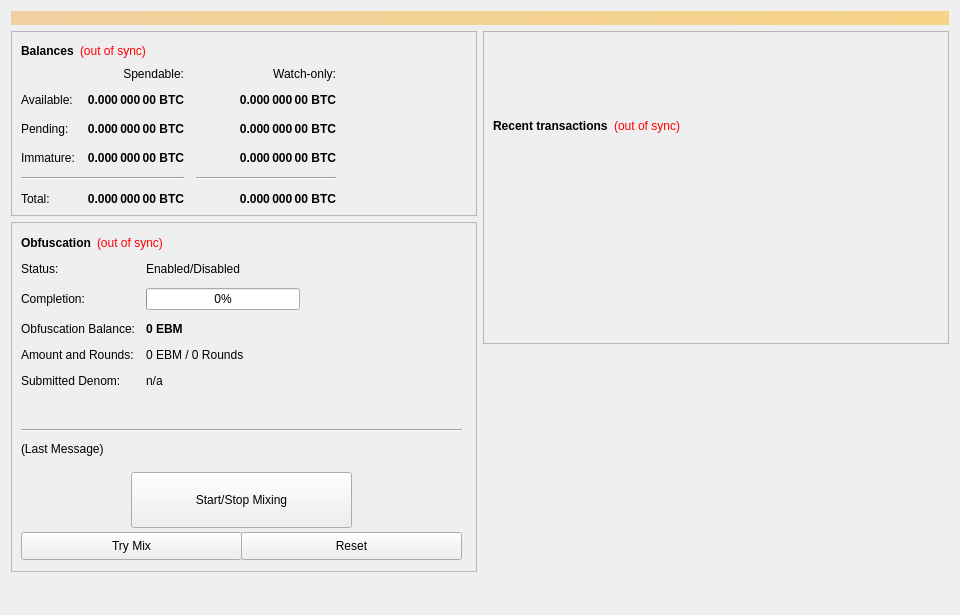
<?xml version="1.0" encoding="UTF-8"?>
<ui version="4.0">
 <class>OverviewPage</class>
 <widget class="QWidget" name="OverviewPage">
  <property name="geometry">
   <rect>
    <x>0</x>
    <y>0</y>
    <width>960</width>
    <height>615</height>
   </rect>
  </property>
  <property name="minimumSize">
   <size>
    <width>960</width>
    <height>0</height>
   </size>
  </property>
  <property name="windowTitle">
   <string>Form</string>
  </property>
  <layout class="QVBoxLayout" name="topLayout">
   <item>
    <widget class="QLabel" name="labelAlerts">
     <property name="visible">
      <bool>false</bool>
     </property>
     <property name="styleSheet">
      <string notr="true">background-color: qlineargradient(x1: 0, y1: 0, x2: 1, y2: 0, stop:0 #F0D0A0, stop:1 #F8D488); color:#000000;</string>
     </property>
     <property name="wordWrap">
      <bool>true</bool>
     </property>
     <property name="margin">
      <number>3</number>
     </property>
    </widget>
   </item>
   <item>
    <layout class="QHBoxLayout" name="horizontalLayout" stretch="1,1">
     <item>
      <layout class="QVBoxLayout" name="verticalLayout_2">
       <item>
        <widget class="QFrame" name="frame">
         <property name="frameShape">
          <enum>QFrame::StyledPanel</enum>
         </property>
         <property name="frameShadow">
          <enum>QFrame::Raised</enum>
         </property>
         <layout class="QVBoxLayout" name="verticalLayout_4">
          <item>
           <layout class="QHBoxLayout" name="horizontalLayout_4">
            <item>
             <widget class="QLabel" name="label_5">
              <property name="font">
               <font>
                <weight>75</weight>
                <bold>true</bold>
               </font>
              </property>
              <property name="text">
               <string>Balances</string>
              </property>
             </widget>
            </item>
            <item>
             <widget class="QLabel" name="labelWalletStatus">
              <property name="cursor">
               <cursorShape>WhatsThisCursor</cursorShape>
              </property>
              <property name="toolTip">
               <string>The displayed information may be out of date. Your wallet automatically synchronizes with the EblockmailCoin network after a connection is established, but this process has not completed yet.</string>
              </property>
              <property name="styleSheet">
               <string notr="true">QLabel { color: red; }</string>
              </property>
              <property name="text">
               <string notr="true">(out of sync)</string>
              </property>
              <property name="alignment">
               <set>Qt::AlignLeading|Qt::AlignLeft|Qt::AlignVCenter</set>
              </property>
             </widget>
            </item>
            <item>
             <spacer name="horizontalSpacer_3">
              <property name="orientation">
               <enum>Qt::Horizontal</enum>
              </property>
              <property name="sizeHint" stdset="0">
               <size>
                <width>40</width>
                <height>20</height>
               </size>
              </property>
             </spacer>
            </item>
           </layout>
          </item>
          <item>
           <layout class="QGridLayout" name="gridLayout">
            <property name="spacing">
             <number>12</number>
            </property>
            <item row="2" column="2">
             <widget class="QLabel" name="labelWatchPending">
              <property name="font">
               <font>
                <weight>75</weight>
                <bold>true</bold>
               </font>
              </property>
              <property name="cursor">
               <cursorShape>IBeamCursor</cursorShape>
              </property>
              <property name="toolTip">
               <string>Unconfirmed transactions to watch-only addresses</string>
              </property>
              <property name="text">
               <string notr="true">0.000 000 00 BTC</string>
              </property>
              <property name="alignment">
               <set>Qt::AlignRight|Qt::AlignTrailing|Qt::AlignVCenter</set>
              </property>
              <property name="textInteractionFlags">
               <set>Qt::LinksAccessibleByMouse|Qt::TextSelectableByKeyboard|Qt::TextSelectableByMouse</set>
              </property>
             </widget>
            </item>
            <item row="2" column="1">
             <widget class="QLabel" name="labelUnconfirmed">
              <property name="font">
               <font>
                <weight>75</weight>
                <bold>true</bold>
               </font>
              </property>
              <property name="cursor">
               <cursorShape>IBeamCursor</cursorShape>
              </property>
              <property name="toolTip">
               <string>Total of transactions that have yet to be confirmed, and do not yet count toward the spendable balance</string>
              </property>
              <property name="text">
               <string notr="true">0.000 000 00 BTC</string>
              </property>
              <property name="alignment">
               <set>Qt::AlignRight|Qt::AlignTrailing|Qt::AlignVCenter</set>
              </property>
              <property name="textInteractionFlags">
               <set>Qt::LinksAccessibleByMouse|Qt::TextSelectableByKeyboard|Qt::TextSelectableByMouse</set>
              </property>
             </widget>
            </item>
            <item row="3" column="2">
             <widget class="QLabel" name="labelWatchImmature">
              <property name="font">
               <font>
                <weight>75</weight>
                <bold>true</bold>
               </font>
              </property>
              <property name="cursor">
               <cursorShape>IBeamCursor</cursorShape>
              </property>
              <property name="toolTip">
               <string>Staked or masternode rewards in watch-only addresses that has not yet matured</string>
              </property>
              <property name="text">
               <string notr="true">0.000 000 00 BTC</string>
              </property>
              <property name="alignment">
               <set>Qt::AlignRight|Qt::AlignTrailing|Qt::AlignVCenter</set>
              </property>
              <property name="textInteractionFlags">
               <set>Qt::LinksAccessibleByMouse|Qt::TextSelectableByKeyboard|Qt::TextSelectableByMouse</set>
              </property>
             </widget>
            </item>
            <item row="4" column="0" colspan="2">
             <widget class="Line" name="lineSpendableBalance">
              <property name="orientation">
               <enum>Qt::Horizontal</enum>
              </property>
             </widget>
            </item>
            <item row="4" column="2">
             <widget class="Line" name="lineWatchBalance">
              <property name="sizePolicy">
               <sizepolicy hsizetype="Preferred" vsizetype="Fixed">
                <horstretch>0</horstretch>
                <verstretch>0</verstretch>
               </sizepolicy>
              </property>
              <property name="minimumSize">
               <size>
                <width>140</width>
                <height>0</height>
               </size>
              </property>
              <property name="orientation">
               <enum>Qt::Horizontal</enum>
              </property>
             </widget>
            </item>
            <item row="5" column="0">
             <widget class="QLabel" name="labelTotalText">
              <property name="text">
               <string>Total:</string>
              </property>
             </widget>
            </item>
            <item row="3" column="1">
             <widget class="QLabel" name="labelImmature">
              <property name="font">
               <font>
                <weight>75</weight>
                <bold>true</bold>
               </font>
              </property>
              <property name="cursor">
               <cursorShape>IBeamCursor</cursorShape>
              </property>
              <property name="toolTip">
               <string>Staked or masternode rewards that has not yet matured</string>
              </property>
              <property name="text">
               <string notr="true">0.000 000 00 BTC</string>
              </property>
              <property name="alignment">
               <set>Qt::AlignRight|Qt::AlignTrailing|Qt::AlignVCenter</set>
              </property>
              <property name="textInteractionFlags">
               <set>Qt::LinksAccessibleByMouse|Qt::TextSelectableByKeyboard|Qt::TextSelectableByMouse</set>
              </property>
             </widget>
            </item>
            <item row="2" column="3">
             <spacer name="horizontalSpacer_2">
              <property name="orientation">
               <enum>Qt::Horizontal</enum>
              </property>
              <property name="sizeHint" stdset="0">
               <size>
                <width>40</width>
                <height>20</height>
               </size>
              </property>
             </spacer>
            </item>
            <item row="3" column="0">
             <widget class="QLabel" name="labelImmatureText">
              <property name="text">
               <string>Immature:</string>
              </property>
             </widget>
            </item>
            <item row="5" column="1">
             <widget class="QLabel" name="labelTotal">
              <property name="font">
               <font>
                <weight>75</weight>
                <bold>true</bold>
               </font>
              </property>
              <property name="cursor">
               <cursorShape>IBeamCursor</cursorShape>
              </property>
              <property name="toolTip">
               <string>Your current total balance</string>
              </property>
              <property name="text">
               <string notr="true">0.000 000 00 BTC</string>
              </property>
              <property name="alignment">
               <set>Qt::AlignRight|Qt::AlignTrailing|Qt::AlignVCenter</set>
              </property>
              <property name="textInteractionFlags">
               <set>Qt::LinksAccessibleByMouse|Qt::TextSelectableByKeyboard|Qt::TextSelectableByMouse</set>
              </property>
             </widget>
            </item>
            <item row="5" column="2">
             <widget class="QLabel" name="labelWatchTotal">
              <property name="font">
               <font>
                <weight>75</weight>
                <bold>true</bold>
               </font>
              </property>
              <property name="cursor">
               <cursorShape>IBeamCursor</cursorShape>
              </property>
              <property name="toolTip">
               <string>Current total balance in watch-only addresses</string>
              </property>
              <property name="text">
               <string notr="true">0.000 000 00 BTC</string>
              </property>
              <property name="alignment">
               <set>Qt::AlignRight|Qt::AlignTrailing|Qt::AlignVCenter</set>
              </property>
              <property name="textInteractionFlags">
               <set>Qt::LinksAccessibleByMouse|Qt::TextSelectableByKeyboard|Qt::TextSelectableByMouse</set>
              </property>
             </widget>
            </item>
            <item row="0" column="2">
             <widget class="QLabel" name="labelWatchonly">
              <property name="text">
               <string>Watch-only:</string>
              </property>
              <property name="alignment">
               <set>Qt::AlignRight|Qt::AlignTrailing|Qt::AlignVCenter</set>
              </property>
             </widget>
            </item>
            <item row="1" column="0">
             <widget class="QLabel" name="labelBalanceText">
              <property name="text">
               <string>Available:</string>
              </property>
             </widget>
            </item>
            <item row="1" column="1">
             <widget class="QLabel" name="labelBalance">
              <property name="font">
               <font>
                <weight>75</weight>
                <bold>true</bold>
               </font>
              </property>
              <property name="cursor">
               <cursorShape>IBeamCursor</cursorShape>
              </property>
              <property name="toolTip">
               <string>Your current spendable balance</string>
              </property>
              <property name="text">
               <string notr="true">0.000 000 00 BTC</string>
              </property>
              <property name="alignment">
               <set>Qt::AlignRight|Qt::AlignTrailing|Qt::AlignVCenter</set>
              </property>
              <property name="textInteractionFlags">
               <set>Qt::LinksAccessibleByMouse|Qt::TextSelectableByKeyboard|Qt::TextSelectableByMouse</set>
              </property>
             </widget>
            </item>
            <item row="1" column="2">
             <widget class="QLabel" name="labelWatchAvailable">
              <property name="font">
               <font>
                <weight>75</weight>
                <bold>true</bold>
               </font>
              </property>
              <property name="cursor">
               <cursorShape>IBeamCursor</cursorShape>
              </property>
              <property name="toolTip">
               <string>Your current balance in watch-only addresses</string>
              </property>
              <property name="text">
               <string notr="true">0.000 000 00 BTC</string>
              </property>
              <property name="alignment">
               <set>Qt::AlignRight|Qt::AlignTrailing|Qt::AlignVCenter</set>
              </property>
              <property name="textInteractionFlags">
               <set>Qt::LinksAccessibleByMouse|Qt::TextSelectableByKeyboard|Qt::TextSelectableByMouse</set>
              </property>
             </widget>
            </item>
            <item row="2" column="0">
             <widget class="QLabel" name="labelPendingText">
              <property name="text">
               <string>Pending:</string>
              </property>
             </widget>
            </item>
            <item row="0" column="1">
             <widget class="QLabel" name="labelSpendable">
              <property name="text">
               <string>Spendable:</string>
              </property>
              <property name="alignment">
               <set>Qt::AlignRight|Qt::AlignTrailing|Qt::AlignVCenter</set>
              </property>
             </widget>
            </item>
           </layout>
          </item>
         </layout>
        </widget>
       </item>
       <item>
        <widget class="QFrame" name="frameObfuscation">
         <property name="minimumSize">
          <size>
           <width>0</width>
           <height>350</height>
          </size>
         </property>
         <property name="layoutDirection">
          <enum>Qt::LeftToRight</enum>
         </property>
         <property name="frameShape">
          <enum>QFrame::StyledPanel</enum>
         </property>
         <property name="frameShadow">
          <enum>QFrame::Raised</enum>
         </property>
         <widget class="QWidget" name="formLayoutWidget">
          <property name="geometry">
           <rect>
            <x>10</x>
            <y>40</y>
            <width>451</width>
            <height>161</height>
           </rect>
          </property>
          <layout class="QFormLayout" name="formLayout">
           <property name="fieldGrowthPolicy">
            <enum>QFormLayout::AllNonFixedFieldsGrow</enum>
           </property>
           <property name="horizontalSpacing">
            <number>11</number>
           </property>
           <property name="verticalSpacing">
            <number>12</number>
           </property>
           <item row="0" column="0">
            <widget class="QLabel" name="label_6">
             <property name="text">
              <string>Status:</string>
             </property>
            </widget>
           </item>
           <item row="1" column="0">
            <widget class="QLabel" name="label_7">
             <property name="text">
              <string>Completion:</string>
             </property>
            </widget>
           </item>
           <item row="1" column="1">
            <widget class="QProgressBar" name="obfuscationProgress">
             <property name="maximumSize">
              <size>
               <width>154</width>
               <height>16777215</height>
              </size>
             </property>
             <property name="value">
              <number>0</number>
             </property>
            </widget>
           </item>
           <item row="2" column="0">
            <widget class="QLabel" name="labelAnonymizedText">
             <property name="text">
              <string>Obfuscation Balance:</string>
             </property>
            </widget>
           </item>
           <item row="2" column="1">
            <widget class="QLabel" name="labelAnonymized">
             <property name="font">
              <font>
               <weight>75</weight>
               <bold>true</bold>
              </font>
             </property>
             <property name="text">
              <string notr="true">0 EBM</string>
             </property>
            </widget>
           </item>
           <item row="3" column="0">
            <widget class="QLabel" name="label_8">
             <property name="text">
              <string>Amount and Rounds:</string>
             </property>
            </widget>
           </item>
           <item row="3" column="1">
            <widget class="QLabel" name="labelAmountRounds">
             <property name="text">
              <string>0 EBM / 0 Rounds</string>
             </property>
            </widget>
           </item>
           <item row="4" column="0">
            <widget class="QLabel" name="label_9">
             <property name="text">
              <string>Submitted Denom:</string>
             </property>
            </widget>
           </item>
           <item row="4" column="1">
            <widget class="QLabel" name="labelSubmittedDenom">
             <property name="toolTip">
              <string>The denominations you submitted to the Masternode.&lt;br&gt;To mix, other users must submit the exact same denominations.</string>
             </property>
             <property name="text">
              <string>n/a</string>
             </property>
            </widget>
           </item>
           <item row="0" column="1">
            <widget class="QLabel" name="obfuscationEnabled">
             <property name="text">
              <string>Enabled/Disabled</string>
             </property>
            </widget>
           </item>
          </layout>
         </widget>
         <widget class="QPushButton" name="runAutoDenom">
          <property name="geometry">
           <rect>
            <x>251</x>
            <y>17</y>
            <width>1</width>
            <height>1</height>
           </rect>
          </property>
          <property name="palette">
           <palette>
            <active>
             <colorrole role="WindowText">
              <brush brushstyle="SolidPattern">
               <color alpha="255">
                <red>0</red>
                <green>0</green>
                <blue>0</blue>
               </color>
              </brush>
             </colorrole>
             <colorrole role="Button">
              <brush brushstyle="SolidPattern">
               <color alpha="255">
                <red>239</red>
                <green>238</green>
                <blue>238</blue>
               </color>
              </brush>
             </colorrole>
             <colorrole role="Light">
              <brush brushstyle="SolidPattern">
               <color alpha="255">
                <red>255</red>
                <green>255</green>
                <blue>255</blue>
               </color>
              </brush>
             </colorrole>
             <colorrole role="Midlight">
              <brush brushstyle="SolidPattern">
               <color alpha="255">
                <red>247</red>
                <green>246</green>
                <blue>246</blue>
               </color>
              </brush>
             </colorrole>
             <colorrole role="Dark">
              <brush brushstyle="SolidPattern">
               <color alpha="255">
                <red>119</red>
                <green>119</green>
                <blue>119</blue>
               </color>
              </brush>
             </colorrole>
             <colorrole role="Mid">
              <brush brushstyle="SolidPattern">
               <color alpha="255">
                <red>159</red>
                <green>159</green>
                <blue>159</blue>
               </color>
              </brush>
             </colorrole>
             <colorrole role="Text">
              <brush brushstyle="SolidPattern">
               <color alpha="255">
                <red>0</red>
                <green>0</green>
                <blue>0</blue>
               </color>
              </brush>
             </colorrole>
             <colorrole role="BrightText">
              <brush brushstyle="SolidPattern">
               <color alpha="255">
                <red>255</red>
                <green>255</green>
                <blue>255</blue>
               </color>
              </brush>
             </colorrole>
             <colorrole role="ButtonText">
              <brush brushstyle="SolidPattern">
               <color alpha="255">
                <red>0</red>
                <green>0</green>
                <blue>0</blue>
               </color>
              </brush>
             </colorrole>
             <colorrole role="Base">
              <brush brushstyle="SolidPattern">
               <color alpha="255">
                <red>255</red>
                <green>255</green>
                <blue>255</blue>
               </color>
              </brush>
             </colorrole>
             <colorrole role="Window">
              <brush brushstyle="SolidPattern">
               <color alpha="255">
                <red>239</red>
                <green>238</green>
                <blue>238</blue>
               </color>
              </brush>
             </colorrole>
             <colorrole role="Shadow">
              <brush brushstyle="SolidPattern">
               <color alpha="255">
                <red>0</red>
                <green>0</green>
                <blue>0</blue>
               </color>
              </brush>
             </colorrole>
             <colorrole role="AlternateBase">
              <brush brushstyle="SolidPattern">
               <color alpha="255">
                <red>247</red>
                <green>246</green>
                <blue>246</blue>
               </color>
              </brush>
             </colorrole>
             <colorrole role="ToolTipBase">
              <brush brushstyle="SolidPattern">
               <color alpha="255">
                <red>255</red>
                <green>255</green>
                <blue>220</blue>
               </color>
              </brush>
             </colorrole>
             <colorrole role="ToolTipText">
              <brush brushstyle="SolidPattern">
               <color alpha="255">
                <red>0</red>
                <green>0</green>
                <blue>0</blue>
               </color>
              </brush>
             </colorrole>
            </active>
            <inactive>
             <colorrole role="WindowText">
              <brush brushstyle="SolidPattern">
               <color alpha="255">
                <red>0</red>
                <green>0</green>
                <blue>0</blue>
               </color>
              </brush>
             </colorrole>
             <colorrole role="Button">
              <brush brushstyle="SolidPattern">
               <color alpha="255">
                <red>239</red>
                <green>238</green>
                <blue>238</blue>
               </color>
              </brush>
             </colorrole>
             <colorrole role="Light">
              <brush brushstyle="SolidPattern">
               <color alpha="255">
                <red>255</red>
                <green>255</green>
                <blue>255</blue>
               </color>
              </brush>
             </colorrole>
             <colorrole role="Midlight">
              <brush brushstyle="SolidPattern">
               <color alpha="255">
                <red>247</red>
                <green>246</green>
                <blue>246</blue>
               </color>
              </brush>
             </colorrole>
             <colorrole role="Dark">
              <brush brushstyle="SolidPattern">
               <color alpha="255">
                <red>119</red>
                <green>119</green>
                <blue>119</blue>
               </color>
              </brush>
             </colorrole>
             <colorrole role="Mid">
              <brush brushstyle="SolidPattern">
               <color alpha="255">
                <red>159</red>
                <green>159</green>
                <blue>159</blue>
               </color>
              </brush>
             </colorrole>
             <colorrole role="Text">
              <brush brushstyle="SolidPattern">
               <color alpha="255">
                <red>0</red>
                <green>0</green>
                <blue>0</blue>
               </color>
              </brush>
             </colorrole>
             <colorrole role="BrightText">
              <brush brushstyle="SolidPattern">
               <color alpha="255">
                <red>255</red>
                <green>255</green>
                <blue>255</blue>
               </color>
              </brush>
             </colorrole>
             <colorrole role="ButtonText">
              <brush brushstyle="SolidPattern">
               <color alpha="255">
                <red>0</red>
                <green>0</green>
                <blue>0</blue>
               </color>
              </brush>
             </colorrole>
             <colorrole role="Base">
              <brush brushstyle="SolidPattern">
               <color alpha="255">
                <red>255</red>
                <green>255</green>
                <blue>255</blue>
               </color>
              </brush>
             </colorrole>
             <colorrole role="Window">
              <brush brushstyle="SolidPattern">
               <color alpha="255">
                <red>239</red>
                <green>238</green>
                <blue>238</blue>
               </color>
              </brush>
             </colorrole>
             <colorrole role="Shadow">
              <brush brushstyle="SolidPattern">
               <color alpha="255">
                <red>0</red>
                <green>0</green>
                <blue>0</blue>
               </color>
              </brush>
             </colorrole>
             <colorrole role="AlternateBase">
              <brush brushstyle="SolidPattern">
               <color alpha="255">
                <red>247</red>
                <green>246</green>
                <blue>246</blue>
               </color>
              </brush>
             </colorrole>
             <colorrole role="ToolTipBase">
              <brush brushstyle="SolidPattern">
               <color alpha="255">
                <red>255</red>
                <green>255</green>
                <blue>220</blue>
               </color>
              </brush>
             </colorrole>
             <colorrole role="ToolTipText">
              <brush brushstyle="SolidPattern">
               <color alpha="255">
                <red>0</red>
                <green>0</green>
                <blue>0</blue>
               </color>
              </brush>
             </colorrole>
            </inactive>
            <disabled>
             <colorrole role="WindowText">
              <brush brushstyle="SolidPattern">
               <color alpha="255">
                <red>119</red>
                <green>119</green>
                <blue>119</blue>
               </color>
              </brush>
             </colorrole>
             <colorrole role="Button">
              <brush brushstyle="SolidPattern">
               <color alpha="255">
                <red>239</red>
                <green>238</green>
                <blue>238</blue>
               </color>
              </brush>
             </colorrole>
             <colorrole role="Light">
              <brush brushstyle="SolidPattern">
               <color alpha="255">
                <red>255</red>
                <green>255</green>
                <blue>255</blue>
               </color>
              </brush>
             </colorrole>
             <colorrole role="Midlight">
              <brush brushstyle="SolidPattern">
               <color alpha="255">
                <red>247</red>
                <green>246</green>
                <blue>246</blue>
               </color>
              </brush>
             </colorrole>
             <colorrole role="Dark">
              <brush brushstyle="SolidPattern">
               <color alpha="255">
                <red>119</red>
                <green>119</green>
                <blue>119</blue>
               </color>
              </brush>
             </colorrole>
             <colorrole role="Mid">
              <brush brushstyle="SolidPattern">
               <color alpha="255">
                <red>159</red>
                <green>159</green>
                <blue>159</blue>
               </color>
              </brush>
             </colorrole>
             <colorrole role="Text">
              <brush brushstyle="SolidPattern">
               <color alpha="255">
                <red>119</red>
                <green>119</green>
                <blue>119</blue>
               </color>
              </brush>
             </colorrole>
             <colorrole role="BrightText">
              <brush brushstyle="SolidPattern">
               <color alpha="255">
                <red>255</red>
                <green>255</green>
                <blue>255</blue>
               </color>
              </brush>
             </colorrole>
             <colorrole role="ButtonText">
              <brush brushstyle="SolidPattern">
               <color alpha="255">
                <red>119</red>
                <green>119</green>
                <blue>119</blue>
               </color>
              </brush>
             </colorrole>
             <colorrole role="Base">
              <brush brushstyle="SolidPattern">
               <color alpha="255">
                <red>239</red>
                <green>238</green>
                <blue>238</blue>
               </color>
              </brush>
             </colorrole>
             <colorrole role="Window">
              <brush brushstyle="SolidPattern">
               <color alpha="255">
                <red>239</red>
                <green>238</green>
                <blue>238</blue>
               </color>
              </brush>
             </colorrole>
             <colorrole role="Shadow">
              <brush brushstyle="SolidPattern">
               <color alpha="255">
                <red>0</red>
                <green>0</green>
                <blue>0</blue>
               </color>
              </brush>
             </colorrole>
             <colorrole role="AlternateBase">
              <brush brushstyle="SolidPattern">
               <color alpha="255">
                <red>239</red>
                <green>238</green>
                <blue>238</blue>
               </color>
              </brush>
             </colorrole>
             <colorrole role="ToolTipBase">
              <brush brushstyle="SolidPattern">
               <color alpha="255">
                <red>255</red>
                <green>255</green>
                <blue>220</blue>
               </color>
              </brush>
             </colorrole>
             <colorrole role="ToolTipText">
              <brush brushstyle="SolidPattern">
               <color alpha="255">
                <red>0</red>
                <green>0</green>
                <blue>0</blue>
               </color>
              </brush>
             </colorrole>
            </disabled>
           </palette>
          </property>
          <property name="focusPolicy">
           <enum>Qt::NoFocus</enum>
          </property>
          <property name="autoFillBackground">
           <bool>true</bool>
          </property>
          <property name="text">
           <string/>
          </property>
          <property name="flat">
           <bool>true</bool>
          </property>
         </widget>
         <widget class="QPushButton" name="toggleObfuscation">
          <property name="geometry">
           <rect>
            <x>120</x>
            <y>250</y>
            <width>221</width>
            <height>56</height>
           </rect>
          </property>
          <property name="sizePolicy">
           <sizepolicy hsizetype="MinimumExpanding" vsizetype="Fixed">
            <horstretch>0</horstretch>
            <verstretch>0</verstretch>
           </sizepolicy>
          </property>
          <property name="text">
           <string>Start/Stop Mixing</string>
          </property>
         </widget>
         <widget class="Line" name="lineLastMessage">
          <property name="geometry">
           <rect>
            <x>10</x>
            <y>200</y>
            <width>441</width>
            <height>16</height>
           </rect>
          </property>
          <property name="orientation">
           <enum>Qt::Horizontal</enum>
          </property>
         </widget>
         <widget class="QLabel" name="obfuscationStatus">
          <property name="geometry">
           <rect>
            <x>10</x>
            <y>220</y>
            <width>451</width>
            <height>61</height>
           </rect>
          </property>
          <property name="minimumSize">
           <size>
            <width>288</width>
            <height>43</height>
           </size>
          </property>
          <property name="text">
           <string>(Last Message)</string>
          </property>
          <property name="alignment">
           <set>Qt::AlignLeading|Qt::AlignLeft|Qt::AlignTop</set>
          </property>
          <property name="wordWrap">
           <bool>true</bool>
          </property>
         </widget>
         <widget class="QPushButton" name="obfuscationAuto">
          <property name="geometry">
           <rect>
            <x>10</x>
            <y>310</y>
            <width>221</width>
            <height>28</height>
           </rect>
          </property>
          <property name="sizePolicy">
           <sizepolicy hsizetype="MinimumExpanding" vsizetype="Fixed">
            <horstretch>0</horstretch>
            <verstretch>0</verstretch>
           </sizepolicy>
          </property>
          <property name="toolTip">
           <string>Try to manually submit a Obfuscation request.</string>
          </property>
          <property name="text">
           <string>Try Mix</string>
          </property>
         </widget>
         <widget class="QPushButton" name="obfuscationReset">
          <property name="geometry">
           <rect>
            <x>230</x>
            <y>310</y>
            <width>221</width>
            <height>28</height>
           </rect>
          </property>
          <property name="sizePolicy">
           <sizepolicy hsizetype="MinimumExpanding" vsizetype="Fixed">
            <horstretch>0</horstretch>
            <verstretch>0</verstretch>
           </sizepolicy>
          </property>
          <property name="toolTip">
           <string>Reset the current status of Obfuscation (can interrupt Obfuscation if it's in the process of Mixing, which can cost you money!)</string>
          </property>
          <property name="autoFillBackground">
           <bool>false</bool>
          </property>
          <property name="text">
           <string>Reset</string>
          </property>
         </widget>
         <widget class="QWidget" name="layoutWidget">
          <property name="geometry">
           <rect>
            <x>10</x>
            <y>10</y>
            <width>431</width>
            <height>22</height>
           </rect>
          </property>
          <layout class="QHBoxLayout" name="horizontalLayout_5">
           <item>
            <widget class="QLabel" name="label_2">
             <property name="font">
              <font>
               <weight>75</weight>
               <bold>true</bold>
              </font>
             </property>
             <property name="text">
              <string>Obfuscation</string>
             </property>
            </widget>
           </item>
           <item>
            <widget class="QLabel" name="labelObfuscationSyncStatus">
             <property name="toolTip">
              <string>The displayed information may be out of date. Your wallet automatically synchronizes with the EblockmailCoin network after a connection is established, but this process has not completed yet.</string>
             </property>
             <property name="styleSheet">
              <string notr="true">QLabel { color: red; }</string>
             </property>
             <property name="text">
              <string notr="true">(out of sync)</string>
             </property>
             <property name="alignment">
              <set>Qt::AlignLeading|Qt::AlignLeft|Qt::AlignVCenter</set>
             </property>
            </widget>
           </item>
           <item>
            <spacer name="horizontalSpacer_4">
             <property name="orientation">
              <enum>Qt::Horizontal</enum>
             </property>
             <property name="sizeHint" stdset="0">
              <size>
               <width>40</width>
               <height>20</height>
              </size>
             </property>
            </spacer>
           </item>
          </layout>
         </widget>
        </widget>
       </item>
       <item>
        <spacer name="verticalSpacer">
         <property name="orientation">
          <enum>Qt::Vertical</enum>
         </property>
         <property name="sizeHint" stdset="0">
          <size>
           <width>20</width>
           <height>40</height>
          </size>
         </property>
        </spacer>
       </item>
      </layout>
     </item>
     <item>
      <layout class="QVBoxLayout" name="verticalLayout_3">
       <item>
        <widget class="QFrame" name="frame_2">
         <property name="frameShape">
          <enum>QFrame::StyledPanel</enum>
         </property>
         <property name="frameShadow">
          <enum>QFrame::Raised</enum>
         </property>
         <layout class="QVBoxLayout" name="verticalLayout">
          <item>
           <spacer name="verticalSpacer_3">
            <property name="orientation">
             <enum>Qt::Vertical</enum>
            </property>
            <property name="sizeType">
             <enum>QSizePolicy::Fixed</enum>
            </property>
            <property name="sizeHint" stdset="0">
             <size>
              <width>20</width>
              <height>75</height>
             </size>
            </property>
           </spacer>
          </item>
          <item>
           <layout class="QHBoxLayout" name="horizontalLayout_2">
            <item>
             <widget class="QLabel" name="label_4">
              <property name="font">
               <font>
                <weight>75</weight>
                <bold>true</bold>
               </font>
              </property>
              <property name="text">
               <string>Recent transactions</string>
              </property>
             </widget>
            </item>
            <item>
             <widget class="QLabel" name="labelTransactionsStatus">
              <property name="cursor">
               <cursorShape>WhatsThisCursor</cursorShape>
              </property>
              <property name="toolTip">
               <string>The displayed information may be out of date. Your wallet automatically synchronizes with the EblockmailCoin network after a connection is established, but this process has not completed yet.</string>
              </property>
              <property name="styleSheet">
               <string notr="true">QLabel { color: red; }</string>
              </property>
              <property name="text">
               <string notr="true">(out of sync)</string>
              </property>
              <property name="alignment">
               <set>Qt::AlignRight|Qt::AlignTrailing|Qt::AlignVCenter</set>
              </property>
             </widget>
            </item>
            <item>
             <spacer name="horizontalSpacer">
              <property name="orientation">
               <enum>Qt::Horizontal</enum>
              </property>
              <property name="sizeHint" stdset="0">
               <size>
                <width>40</width>
                <height>20</height>
               </size>
              </property>
             </spacer>
            </item>
           </layout>
          </item>
          <item>
           <widget class="QListView" name="listTransactions">
            <property name="styleSheet">
             <string notr="true">QListView { background: transparent; }</string>
            </property>
            <property name="frameShape">
             <enum>QFrame::NoFrame</enum>
            </property>
            <property name="verticalScrollBarPolicy">
             <enum>Qt::ScrollBarAlwaysOff</enum>
            </property>
            <property name="horizontalScrollBarPolicy">
             <enum>Qt::ScrollBarAlwaysOff</enum>
            </property>
            <property name="selectionMode">
             <enum>QAbstractItemView::NoSelection</enum>
            </property>
           </widget>
          </item>
         </layout>
        </widget>
       </item>
       <item>
        <spacer name="verticalSpacer_2">
         <property name="orientation">
          <enum>Qt::Vertical</enum>
         </property>
         <property name="sizeType">
          <enum>QSizePolicy::Expanding</enum>
         </property>
         <property name="sizeHint" stdset="0">
          <size>
           <width>20</width>
           <height>40</height>
          </size>
         </property>
        </spacer>
       </item>
      </layout>
     </item>
    </layout>
   </item>
  </layout>
 </widget>
 <resources/>
 <connections/>
</ui>
